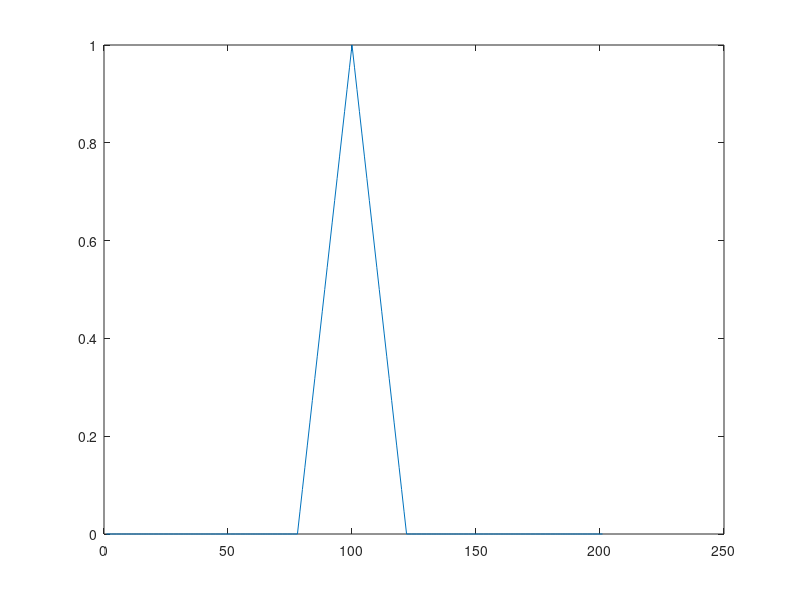
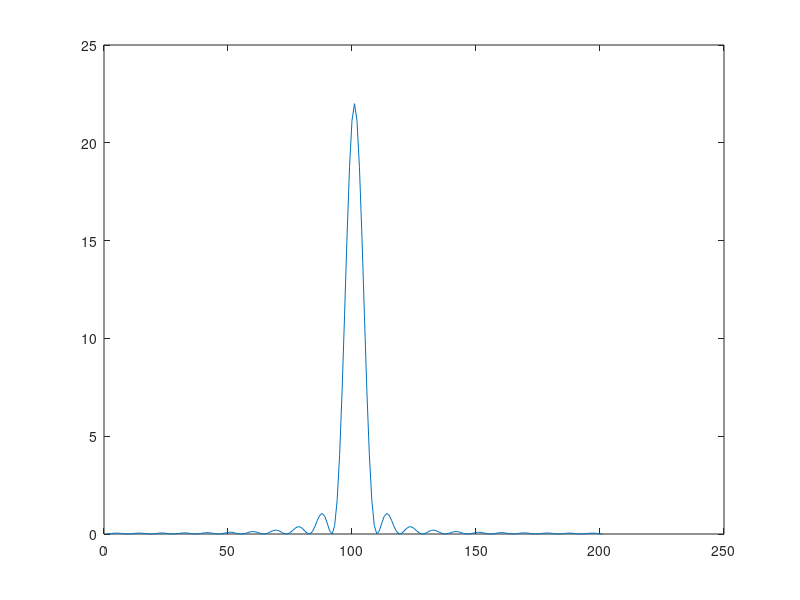

MATLAB code to generate these figures, in order:
%1. Convolve the signal you generated in Procedure 1 by itself, and assign it to a new variable.
%Hint: Use conv(..., ...) function
x = zeros(1,101);
x(40:61) = 1;
%2. Normalize the signal by signal = signal/max(signal);
y = conv(x,x);
y = y/max(y);
%3.Plot the signal and interpret how the shape was generated.
figure
plot(y);
%4. Plot the FFT of the signal.
figure
plot(abs(fftshift(fft(y))));